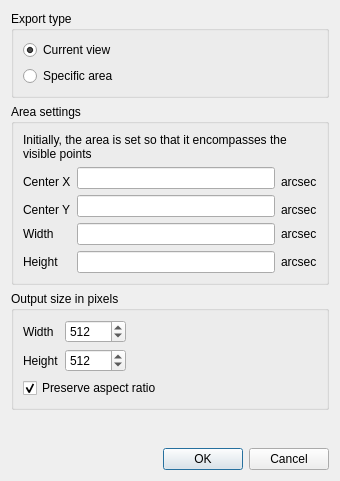
<?xml version="1.0" encoding="UTF-8"?>
<ui version="4.0">
 <class>ExportAreaDialog</class>
 <widget class="QDialog" name="ExportAreaDialog">
  <property name="geometry">
   <rect>
    <x>0</x>
    <y>0</y>
    <width>340</width>
    <height>481</height>
   </rect>
  </property>
  <property name="windowTitle">
   <string>Export area or view</string>
  </property>
  <layout class="QGridLayout" name="gridLayout_6">
   <item row="0" column="0">
    <layout class="QVBoxLayout" name="verticalLayout_4">
     <item>
      <widget class="QGroupBox" name="groupBox">
       <property name="title">
        <string>Export type</string>
       </property>
       <layout class="QGridLayout" name="gridLayout">
        <item row="0" column="0">
         <layout class="QVBoxLayout" name="verticalLayout">
          <item>
           <widget class="QRadioButton" name="m_currentViewBox">
            <property name="text">
             <string>Current view</string>
            </property>
            <property name="checked">
             <bool>true</bool>
            </property>
            <attribute name="buttonGroup">
             <string notr="true">buttonGroup</string>
            </attribute>
           </widget>
          </item>
          <item>
           <widget class="QRadioButton" name="m_specificAreaBox">
            <property name="text">
             <string>Specific area</string>
            </property>
            <attribute name="buttonGroup">
             <string notr="true">buttonGroup</string>
            </attribute>
           </widget>
          </item>
         </layout>
        </item>
       </layout>
      </widget>
     </item>
     <item>
      <widget class="QGroupBox" name="groupBox_2">
       <property name="title">
        <string>Area settings</string>
       </property>
       <layout class="QGridLayout" name="gridLayout_3">
        <item row="0" column="0">
         <layout class="QVBoxLayout" name="verticalLayout_2">
          <item>
           <widget class="QLabel" name="label">
            <property name="text">
             <string>Initially, the area is set so that it encompasses the visible points</string>
            </property>
            <property name="alignment">
             <set>Qt::AlignLeading|Qt::AlignLeft|Qt::AlignTop</set>
            </property>
            <property name="wordWrap">
             <bool>true</bool>
            </property>
           </widget>
          </item>
          <item>
           <layout class="QGridLayout" name="gridLayout_2">
            <item row="0" column="0" rowspan="2">
             <widget class="QLabel" name="label_2">
              <property name="text">
               <string>Center X</string>
              </property>
             </widget>
            </item>
            <item row="0" column="1">
             <widget class="DoubleLineEdit" name="m_centerXEdit"/>
            </item>
            <item row="0" column="2" rowspan="2">
             <widget class="QLabel" name="label_4">
              <property name="text">
               <string>arcsec</string>
              </property>
             </widget>
            </item>
            <item row="1" column="1" rowspan="2">
             <widget class="DoubleLineEdit" name="m_centerYEdit"/>
            </item>
            <item row="2" column="0">
             <widget class="QLabel" name="label_3">
              <property name="text">
               <string>Center Y</string>
              </property>
             </widget>
            </item>
            <item row="2" column="2">
             <widget class="QLabel" name="label_6">
              <property name="text">
               <string>arcsec</string>
              </property>
             </widget>
            </item>
            <item row="3" column="0">
             <widget class="QLabel" name="label_5">
              <property name="text">
               <string>Width</string>
              </property>
             </widget>
            </item>
            <item row="3" column="1">
             <widget class="DoubleLineEdit" name="m_widthArcsecEdit"/>
            </item>
            <item row="3" column="2">
             <widget class="QLabel" name="label_7">
              <property name="text">
               <string>arcsec</string>
              </property>
             </widget>
            </item>
            <item row="4" column="0">
             <widget class="QLabel" name="label_9">
              <property name="text">
               <string>Height</string>
              </property>
             </widget>
            </item>
            <item row="4" column="1">
             <widget class="DoubleLineEdit" name="m_heightArcsecEdit"/>
            </item>
            <item row="4" column="2">
             <widget class="QLabel" name="label_8">
              <property name="text">
               <string>arcsec</string>
              </property>
             </widget>
            </item>
           </layout>
          </item>
         </layout>
        </item>
       </layout>
      </widget>
     </item>
     <item>
      <widget class="QGroupBox" name="groupBox_3">
       <property name="title">
        <string>Output size in pixels</string>
       </property>
       <layout class="QGridLayout" name="gridLayout_5">
        <item row="0" column="0">
         <layout class="QVBoxLayout" name="verticalLayout_3">
          <item>
           <layout class="QGridLayout" name="gridLayout_4">
            <item row="0" column="0">
             <widget class="QLabel" name="label_10">
              <property name="text">
               <string>Width</string>
              </property>
             </widget>
            </item>
            <item row="1" column="0">
             <widget class="QLabel" name="label_11">
              <property name="text">
               <string>Height</string>
              </property>
             </widget>
            </item>
            <item row="0" column="1">
             <widget class="QSpinBox" name="m_widthPixelsBox">
              <property name="minimum">
               <number>1</number>
              </property>
              <property name="maximum">
               <number>65536</number>
              </property>
              <property name="value">
               <number>512</number>
              </property>
             </widget>
            </item>
            <item row="1" column="1">
             <widget class="QSpinBox" name="m_heightPixelsBox">
              <property name="minimum">
               <number>1</number>
              </property>
              <property name="maximum">
               <number>65536</number>
              </property>
              <property name="value">
               <number>512</number>
              </property>
             </widget>
            </item>
            <item row="0" column="2">
             <spacer name="horizontalSpacer_2">
              <property name="orientation">
               <enum>Qt::Horizontal</enum>
              </property>
              <property name="sizeHint" stdset="0">
               <size>
                <width>40</width>
                <height>20</height>
               </size>
              </property>
             </spacer>
            </item>
           </layout>
          </item>
          <item>
           <widget class="QCheckBox" name="m_aspectBox">
            <property name="text">
             <string>Preserve aspect ratio</string>
            </property>
            <property name="checked">
             <bool>true</bool>
            </property>
           </widget>
          </item>
         </layout>
        </item>
       </layout>
      </widget>
     </item>
     <item>
      <spacer name="verticalSpacer">
       <property name="orientation">
        <enum>Qt::Vertical</enum>
       </property>
       <property name="sizeHint" stdset="0">
        <size>
         <width>20</width>
         <height>40</height>
        </size>
       </property>
      </spacer>
     </item>
     <item>
      <layout class="QHBoxLayout" name="horizontalLayout">
       <item>
        <spacer name="horizontalSpacer">
         <property name="orientation">
          <enum>Qt::Horizontal</enum>
         </property>
         <property name="sizeHint" stdset="0">
          <size>
           <width>40</width>
           <height>20</height>
          </size>
         </property>
        </spacer>
       </item>
       <item>
        <widget class="QDialogButtonBox" name="buttonBox">
         <property name="orientation">
          <enum>Qt::Horizontal</enum>
         </property>
         <property name="standardButtons">
          <set>QDialogButtonBox::Cancel|QDialogButtonBox::Ok</set>
         </property>
        </widget>
       </item>
      </layout>
     </item>
    </layout>
   </item>
  </layout>
 </widget>
 <customwidgets>
  <customwidget>
   <class>DoubleLineEdit</class>
   <extends>QLineEdit</extends>
   <header>doublelineedit.h</header>
  </customwidget>
 </customwidgets>
 <resources/>
 <connections>
  <connection>
   <sender>buttonBox</sender>
   <signal>accepted()</signal>
   <receiver>ExportAreaDialog</receiver>
   <slot>accept()</slot>
   <hints>
    <hint type="sourcelabel">
     <x>248</x>
     <y>254</y>
    </hint>
    <hint type="destinationlabel">
     <x>157</x>
     <y>274</y>
    </hint>
   </hints>
  </connection>
  <connection>
   <sender>buttonBox</sender>
   <signal>rejected()</signal>
   <receiver>ExportAreaDialog</receiver>
   <slot>reject()</slot>
   <hints>
    <hint type="sourcelabel">
     <x>316</x>
     <y>260</y>
    </hint>
    <hint type="destinationlabel">
     <x>286</x>
     <y>274</y>
    </hint>
   </hints>
  </connection>
 </connections>
 <buttongroups>
  <buttongroup name="buttonGroup"/>
 </buttongroups>
</ui>
